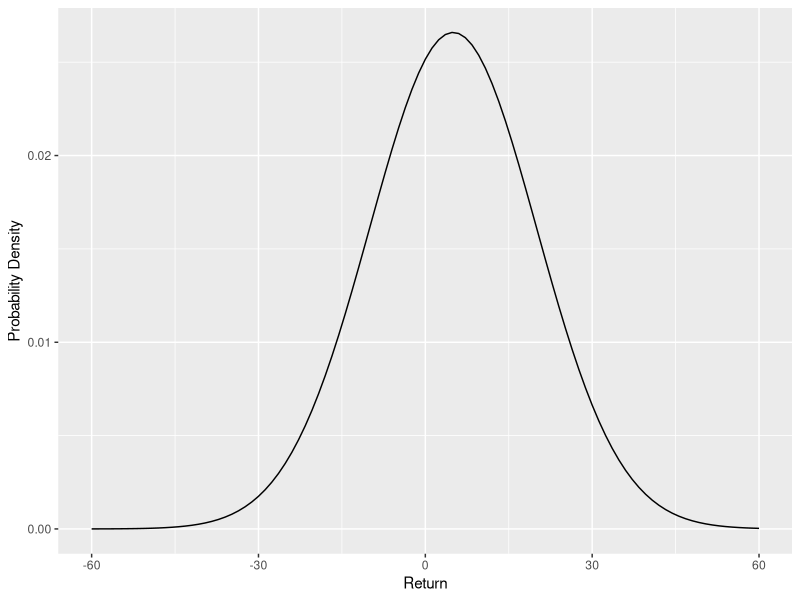

Here is the R script that generated this plot: (Note: this script raises an error after producing the figure.)
## ---- chunk 1
#| fig-width: 4
#| fig-height: 3
#| fig-align: "center"
library(ggplot2)
ggplot(data.frame(Return = c(-60, 60)), aes(Return)) + stat_function(fun = dnorm, args = list(mean = 5, sd = 15)) + labs(y="Probability Density")
## ---- chunk 2
#| output: false
library(tidyverse)

# create expected returns and variance
ret1 <- 0.02
ret2 <- 0.10
sd1 <- 0.05
sd2 <- 0.10

# calculate portoflio risk and return for different weights

weight <- tibble(w = seq(from = 0, to = 1, by = 0.001))
correl <- tibble(correl = seq(from = -100, to = 100, by = 5))

# cross-product of weight and corr

portfolio <- crossing(weight, correl)

portfolio <- portfolio %>%
  mutate(
    erp = w*ret1 + (1-w)*ret2,
    sdp = (w^2*sd1^2 + (1-w)^2*sd2^2 + 2*w*(1-w)*correl/100*sd1*sd2)^0.5)

ojs_define(portfoliodata = portfolio)

## ---- chunk 3
library(tidyverse)

portvar <- tibble(n = seq(from = 1, to = 20, by = 1))
portvar <- portvar %>%
  mutate(portvar = ((1/n)*(0.2)^2 + ((n-1)/n)*0.008)^(0.5))

avgcovar <- round((0.2*0.2*0.2)^(0.5)*100, digit=2)

## ---- chunk 4
library(ggplot2)

ggplot(portvar, aes(x = n, y = portvar)) +
  geom_col(fill = "orange") +
  labs(x = "Number of stocks in portfolio", y = "Standard Deviation") +
  theme(axis.title.x = element_text(size=16),
        axis.title.y = element_text(size=16),
        axis.text = element_text(size=16),
        panel.background = element_blank(),
        panel.border = element_rect(colour = "black", fill = NA, linewidth = 0.5),
        panel.grid.major.y = element_line(colour = "grey", linewidth = 0.05, linetype = "dotted"),
        text = element_text(family ="sans"),
        axis.ticks = element_blank(),
        plot.caption = element_text(hjust = 0)) +
  scale_y_continuous(expand = expansion(mult = 0),
                     breaks = seq(0, 0.20, 0.02),
                     label=scales::label_percent()) +
  scale_x_continuous(expand = expansion(mult = 0.01),
                     breaks = seq(0, 20, 1))

## ---- chunk 5
#| output: false
library(tidyverse)

pfl3 <- tibble(w = seq(from = 0, to = 1, by = 0.001))

pfl3 <- pfl3 %>%
  mutate(reta = 0.02, retb = 0.2, sda = 0.08, sdb = 0.08, correl_ab = -0.6,
         erp = w*reta + (1-w)*retb,
         sdp = (w^2*sda^2 + (1-w)^2*sdb^2 + 2*w*(1-w)*correl_ab*sda*sdb)^0.5)

ojs_define(pfl3_ojs = pfl3)

## ---- chunk 6
#| output: false

ral3 <- tibble(a = c(40, 70))
erpl3 <- tibble(erp = seq(from = 0, to = 0.20, by = 0.001))
ceql3 <- tibble(ceq = seq(from = 0, to = 0.14, by = 0.001))

pfl3_ute <- crossing(erpl3, ceql3, ral3)

pfl3_ute <- pfl3_ute %>%
  mutate(sdp = ((erp - ceq)/(0.5 * a))^(0.5),
         riskaversion = case_when(a == 40 ~ "Low",
                                  a == 70 ~ "High")) %>%
  filter(sdp <= 0.1)
    
ojs_define(pfl3_ute_ojs = pfl3_ute)

## ---- chunk 7
# add in CAL with max Sharpe Ratio

E <- matrix(c(0.02, 0.2), nrow=2)
ones <- matrix(c(1, 1), nrow=2)
V <- matrix(c(0.08^2, 0.08*0.08*-0.6, 0.08*0.08*-0.6, 0.08^2), nrow=2)
rf <- 0.04
H <- t(E- rf*ones) %*% solve(V) %*% (E- rf*ones)
sharpe <- (as.numeric(H))^0.5

cal <- tibble(sdp = seq(from = 0, to = 0.10, by = 0.001))
cal <- cal %>%
  mutate(erp = rf + sharpe * sdp) %>%
  filter(erp <= 0.2)

ojs_define(cal_ojs = cal)

